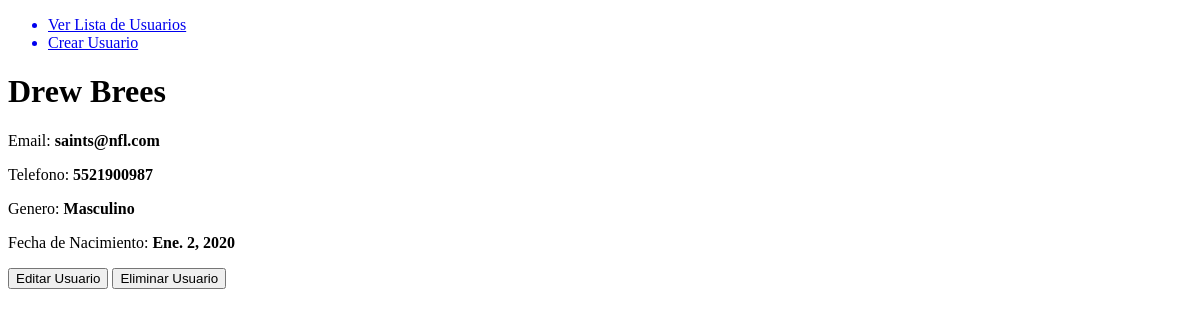
/main/2, run on an earlier commit of the app's database.
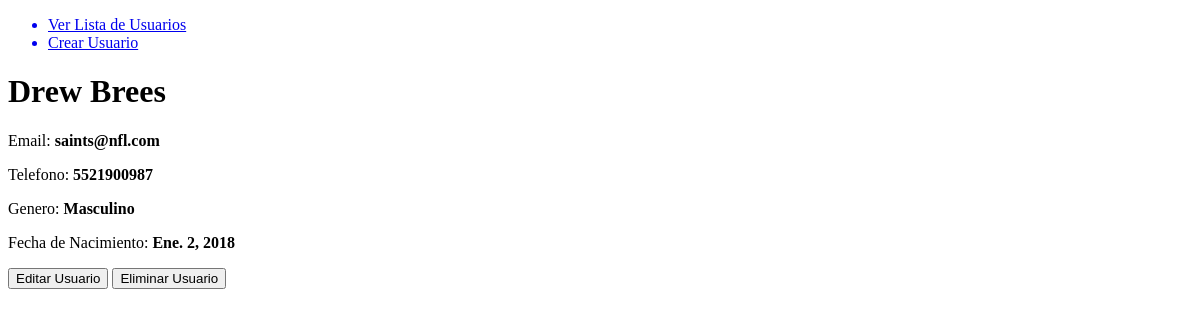
And on a later commit of the database.
### main/models.py (models this page shows, shortened)
class UserModel (models.Model):
    first_name = models.CharField(max_length=100)
    last_name = models.CharField(max_length=100)
    email = models.EmailField()
    phone_number = models.CharField(max_length=15)
    gender = models.CharField(choices=GENDER_OPTS, max_length=20)
    date_birth = models.DateField(blank=True, null=True)
    created = models.DateTimeField(auto_now_add=True)
    updated = models.DateTimeField(auto_now=True)

### main/views.py (the view)
# urls.py: path('<int:id>', GetUserView, name='detail')
def GetUserView(request, id):
    user = UserModel.objects.get(pk=id)
    template_name = 'main/detail.html'
    context = {
        'user': user
    }
    return render(request, template_name, context)

### main/templates/main/detail.html
{% extends 'base.html' %}
{% block content %}
    <h1>{{user.first_name}} {{user.last_name}}</h1>
    <p>Email: <b>{{user.email}}</b></p>
    <p>Telefono: <b>{{user.phone_number}}</b></p>
    <p>Genero: <b>{{user.get_gender_display}}</b></p>
    {% if user.date_birth %}
        <p>Fecha de Nacimiento: <b>{{user.date_birth}}</b></p>
    {% else %}
        <p>Fecha de Nacimiento No Especificada</p>
    {% endif %}
    <a href="{% url 'user:update' user.id %}"><button>Editar Usuario</button></a>
    <a href="{% url 'user:delete' user.id %}"><button>Eliminar Usuario</button></a>
{% endblock content %}

What changed in the data, as far as the page shows it:
changed UserModel "Drew": date_birth "Ene. 2, 2020" → "Ene. 2, 2018"
